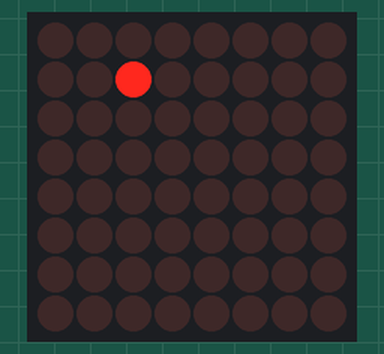
Simulated run of this program. Board: Raspberry Pi (BCM pin numbers). Parts: 8×8 LED matrix. Random numbers come from a fixed seed; what the program prints to the terminal is not drawn. At 26.8 s the program stops and its outputs stay as they are.

Above: at 1.4 s.
At 4.3 s:
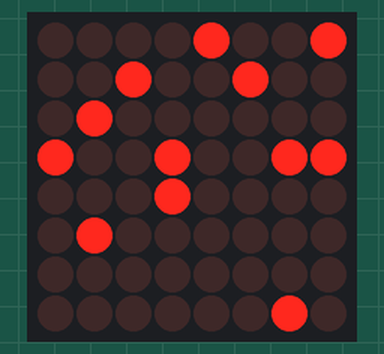
At 11.7 s:
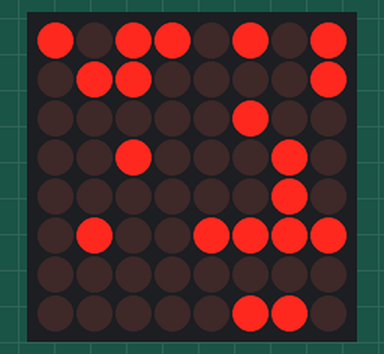
At 12.8 s:
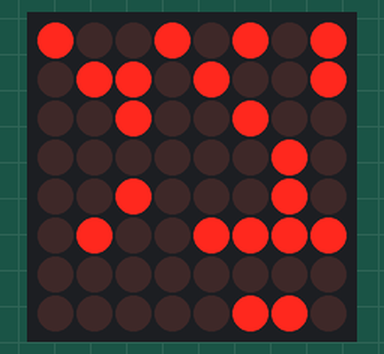
At 16.9 s:
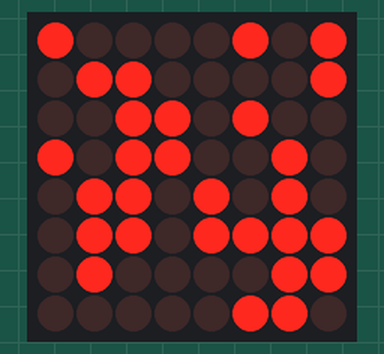
At 23.9 s:
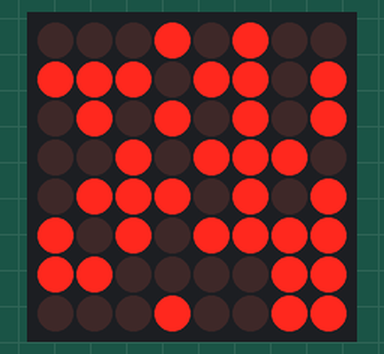

Measured:
- what the display in image 0 shows lasts 0.5 s, from 1.3 s to 1.8 s
- what the display in image 2 shows lasts 0.6 s, from 11.7 s to 12.3 s
- what the display in image 3 shows lasts 0.7 s, from 12.8 s to 13.5 s

The program:

randompixel.py
```python
#!/usr/bin/env python
import time
from random import randrange, randint

import max7219.led as led
from max7219.font import proportional, SINCLAIR_FONT, TINY_FONT, CP437_FONT

# create matrix device
device = led.matrix(cascaded=1)
print("Created device")

time.sleep(1)
for x in range(16):
    for y in range(16):
	device.pixel(randint(0,7),randint(0,7),randint(0,1),True)
        time.sleep(0.1)

device.clear()
```
